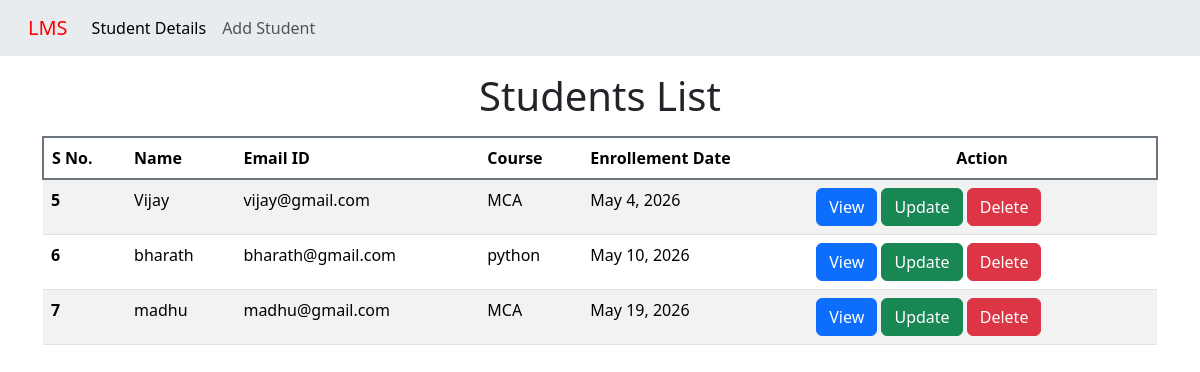
Before: / with the older database file.
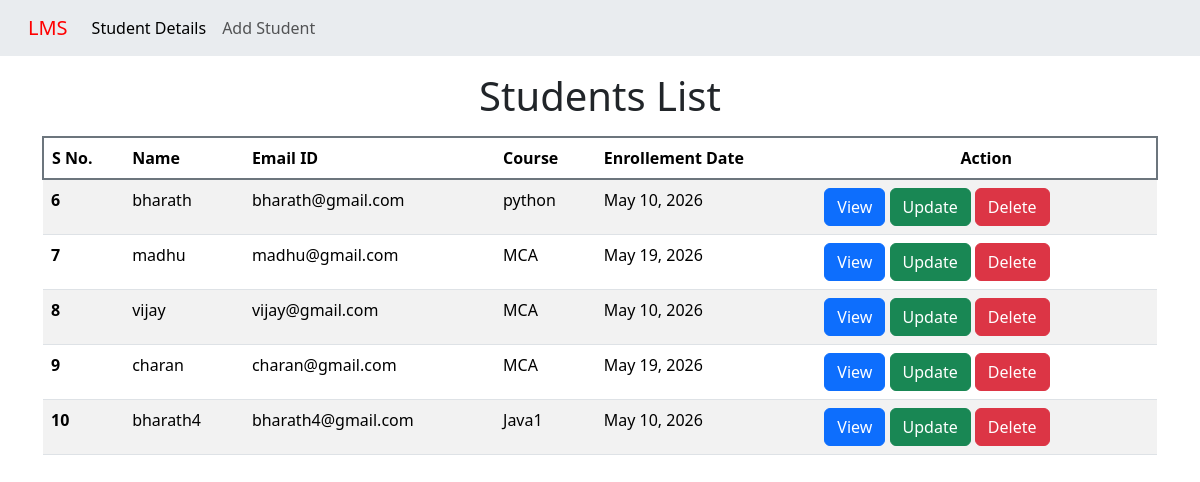
After: the same page with the newer database file.
### student_CRUD/models.py (models this page shows, shortened)
class studentDetails(models.Model):
    student_name=models.CharField(max_length=100)
    email=models.EmailField(max_length=50,unique=True)
    course=models.CharField(max_length=75)
    enrollment_date=models.DateField()

### student_CRUD/views.py (the view)
# urls.py: path("", views.homepage, name="homepage"),
def homepage(request) :
        students_list = studentDetails.objects.all()
        context  = {
                "students" : students_list
        }
        return render(request, "homepage.html" , context)

### student_CRUD/templates/homepage.html
{% extends "master.html" %} {% block title %} Student list {% endblock title %} {% block content %}
<h1 class="text-center mt-3 mb-3">Students List</h1>
<div class="container">
  <table class="table table-striped">
    <thead class="border border-secondary border-2 rounded">
      <tr>
        <th scope="col">S No.</th>
        <th scope="col">Name</th>
        <th scope="col">Email ID</th>
        <th scope="col">Course</th>
        <th scope="col">Enrollement Date</th>
         <th scope="col" class="text-center">Action</th>
      </tr>
    </thead>
    <tbody>
      {% for student in students %}
      <tr>
        <th scope="row">{{student.id}}</th>
        <td>{{student.student_name}}</td>
        <td>{{student.email}}</td>
        <td>{{student.course}}</td>
        <td>{{student.enrollment_date}}</td>
         <td>
          <a href="{% url 'details' student.id %}" class="btn btn-primary" tabindex="-1" role="button">View</a>
          <a href="{% url 'details' student.id %}" class="btn btn-success" tabindex="-1" role="button">Update</a>
          <a href="{% url 'delete_student' student.id %}" class="btn btn-danger" tabindex="-1" role="button">Delete</a>
        </td>
      </tr>
      {% endfor %}
    </tbody>
  </table>
</div>
{% endblock content %}

### student_CRUD/templates/master.html (shortened to what this page needs)
{% load static %}
<!doctype html>
<html lang="en">
  <head>
    <link
      href="https://cdn.jsdelivr.net/npm/bootstrap@5.3.8/dist/css/bootstrap.min.css"
      rel="stylesheet"
    />
    <link rel="stylesheet" href="{% static "student_CRUD/style.css" %}">
  </head>
  <body>
    <header>
      <nav class="navbar navbar-expand-lg bg-body-secondary ps-3">
        <div class="container-fluid">
          <a class="navbar-brand" href=" {% url 'homepage' %} ">LMS</a>
          <div class="collapse navbar-collapse" id="navbarNav">
            <ul class="navbar-nav">
              <li class="nav-item">
                <a class="nav-link active" aria-current="page" href=" {% url 'homepage' %} ">Student Details</a>
              </li>
              <li class="nav-item">
                <a class="nav-link" href=" {% url 'add_student' %} ">Add Student</a>
              </li>
            </ul>
          </div>
        </div>
      </nav>
    </header>
    <main>{% block content %}{% endblock content %}</main>
  </body>
</html>

### student_CRUD/static/student_CRUD/style.css (style rules this page uses)
.navbar-brand { color: red; }

Changed rows visible on the page:
removed studentDetails: id "5", student_name "Vijay", email "vijay@gmail.com", course "MCA", enrollment_date "May 4, 2026"
added studentDetails: id "8", student_name "vijay", email "vijay@gmail.com", course "MCA", enrollment_date "May 10, 2026"
added studentDetails: id "9", student_name "charan", email "charan@gmail.com", course "MCA", enrollment_date "May 19, 2026"
added studentDetails: id "10", student_name "bharath4", email "bharath4@gmail.com", course "Java1", enrollment_date "May 10, 2026"
